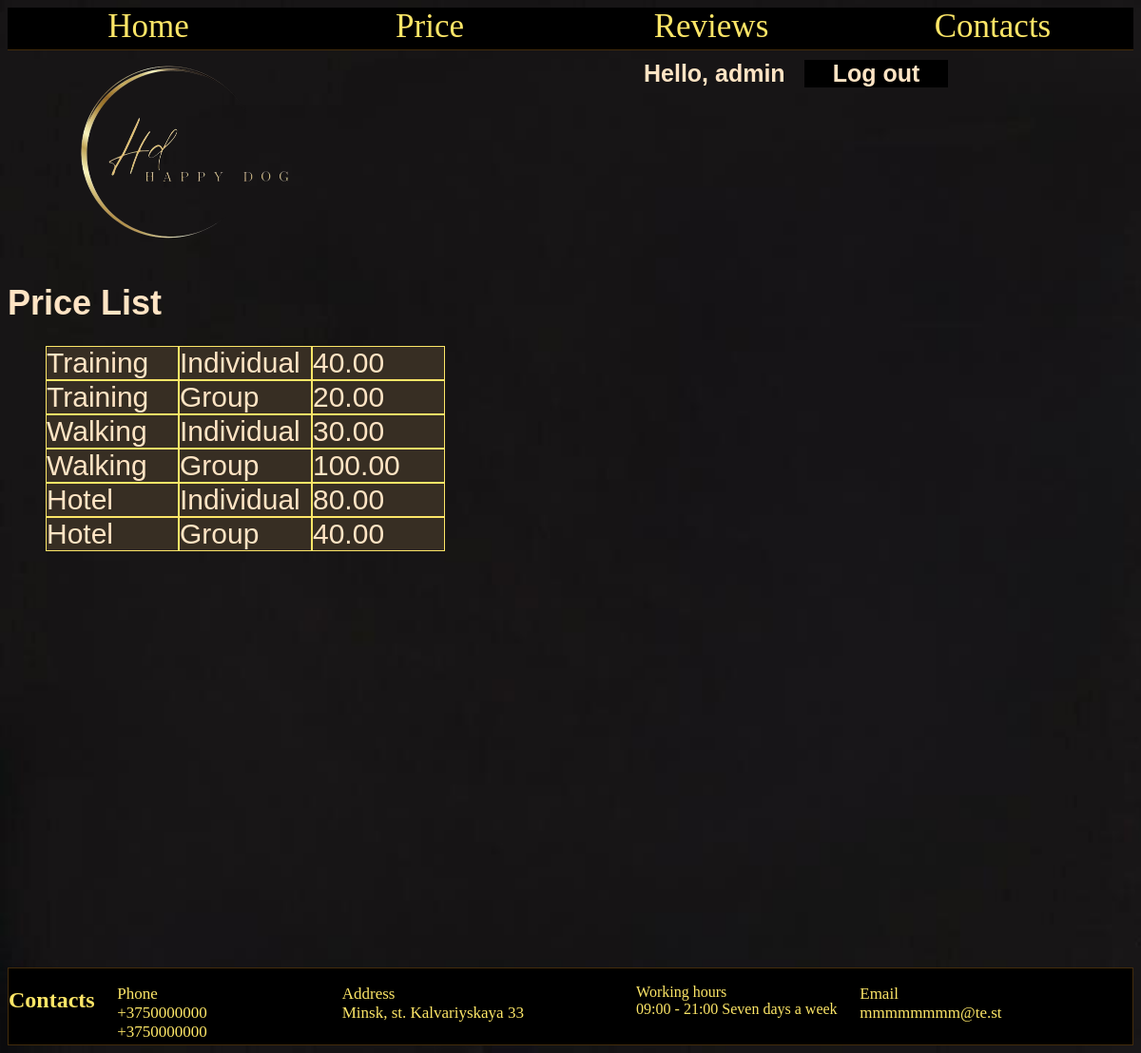
The app's page /main/price/ (signed in) with its own data.
### main/models.py (models this page shows)
class Price(models.Model):
    Service = [("Training", "Training"), ("Walking", "Walking"), ("Hotel", "Hotel")]
    Type = [("Individual", "Individual"), ("Group", "Group")]
    service = models.CharField(choices=Service, max_length=50)
    type = models.CharField(choices=Type, max_length=50)
    price = models.DecimalField(max_digits=10, decimal_places=2)

### main/views.py (the view)
# urls.py: path('main/price/', main_views.price_list, name='price_list'),
def price_list(request):
    prices = Price.objects.all()
    return render(request, 'price_list.html', {'prices': prices})

### main/templates/price_list.html (shortened to what this page needs)
{% extends 'base.html' %}
{% block content %}
<h1>Price List</h1>
<ul>
   {% for price in prices %}
   <div class="b">{{ price.service }} </div>
   <div class="b">{{ price.type }}</div>
   <div class="b">{{ price.price }}</div>
   {% endfor %}
</ul>
{% endblock %}

### main/templates/base.html (shortened to what this page needs)
{% load static %}
<!DOCTYPE html>
<html lang="en">
<head>
    <link rel="stylesheet" href="{% static 'main/css/style.css' %}">
</head>
<body>
    <div class="head">
        <a href=" {% url 'test_test' %}">
            <div class="a"> Home </div>
        </a>
        <a href=" {% url 'price_list' %}">
            <div class="a"> Price </div>
        </a>
        <a href=" {% url 'review_list' %}">
            <div class="a"> Reviews </div>
        </a>
        <a href="#cont">
            <div class="a"> Contacts  </div>
        </a>
    </div>
    <a href=" {% url 'test_test' %}">
        <div class="c"><img src="{% static 'main/img/logo-removebg-preview.png' %}" , width="50%"></div>
    </a>
    {% if user.is_authenticated %}
    <h3 class="c">Hello, {{user.get_username}}</h3>
    <h3 class="c"><form method="post" action="{% url 'logout' %}?next={{request.path}}">
        <button type="submit">Log out</button>
      </form></h3>
    {% else %}
    <h3><a href="{% url 'login' %}?next={{request.path}}" class="c">Log in</a></h3>
    {% endif %}
    <div class="content">
        {% block content %}
        {% endblock %}
    </div>
    <div class="finish">
        <h2 id = 'cont'>Contacts</h2>
        <div class="contact">
            <p>Phone <br>
                +3750000000<br>
                +3750000000</p>
        </div>
        <div class="contact">
            <p>Address <br>
                Minsk,
                st. Kalvariyskaya 33</p>
        </div>
        <div class="Contact">
            <p>Working hours<br>
                09:00 - 21:00
                Seven days a week</p>
        </div>
        <div class="contact">
            <p>Email<br>
                mmmmmmmm@te.st</p>
        </div>
    </div>
</body>
</html>

### main/static/main/css/style.css (style rules this page uses)
body { background-repeat: no-repeat; background-attachment: fixed; background-size: cover; border: solid; border-width: 0px; }
.content { color: bisque; font-size: 18px; width: 50%; flex: 1 0 auto; font-family: sans-serif; min-height: calc(100vh - 80px) }
.head { width: 100%; height: 45px; background-color: #432c0b; border: solid; border-width: 0px; }
.a { width: 25%; height: 44px; background-color: rgb(0, 0, 0); float: left; margin: 0px; border: solid; border-color: #432c0b; border-width: 0px; color: #fde667; text-align: center; vertical-align: middle; font-size: 35px; }
.c { color: bisque; float: left; margin: 10px; font-size: 25px; font-family: sans-serif; }
.finish { background-color: rgb(0, 0, 0); color: #fde667; display: flex; border: solid; border-width: 1px; border-color: #432c0b; height: 80px; flex: 0 0 auto; }
.contact { float: left; margin-right: 10%; margin-left: 2%; font-size: 17px; }
.b { background-color: #372e23; display: table; width: 25%; float: left; font-size: 30px; border: solid #fde667; border-width: 1px; }
button { background-color: #000000; border: none; color: bisque; padding: 0px 30px; text-align: center; text-decoration: none; display: inline-block; font-size: 25px; font-family: sans-serif; font-weight: bold; }

### records on screen
Price: service "Training", type "Individual", price "40.00"
Price: service "Training", type "Group", price "20.00"
Price: service "Walking", type "Individual", price "30.00"
Price: service "Walking", type "Group", price "100.00"
Price: service "Hotel", type "Individual", price "80.00"
Price: service "Hotel", type "Group", price "40.00"

### other values on screen
{{ user.get_username }} "admin"
